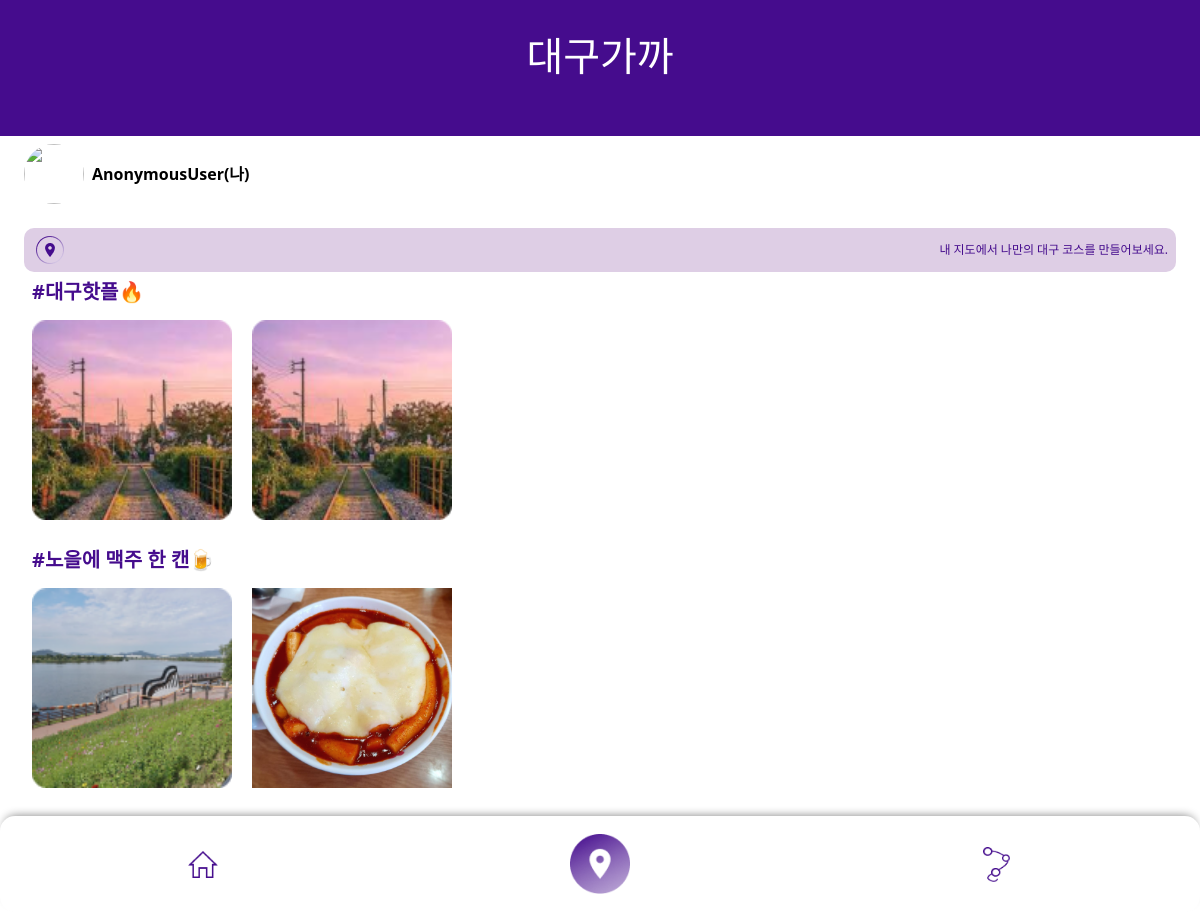
The app's page /, older data.
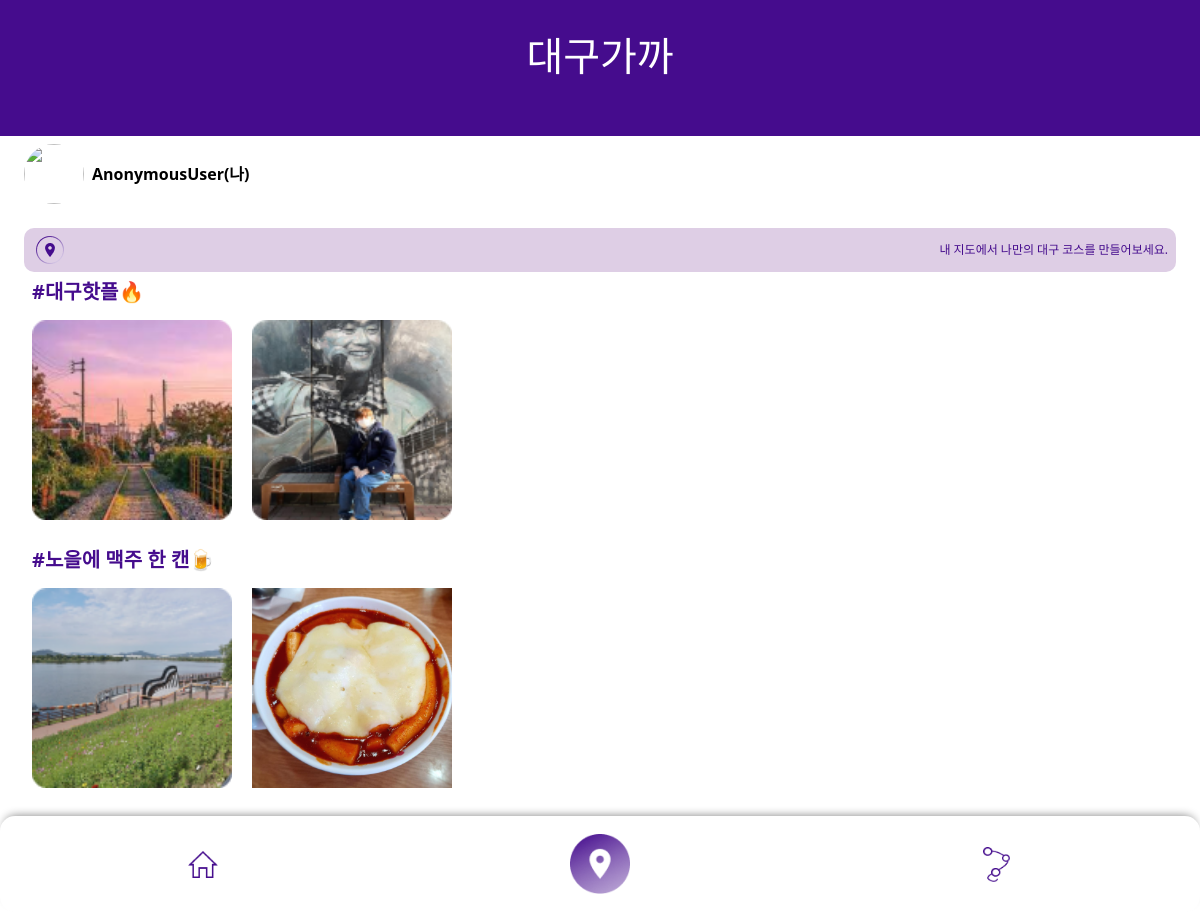
The same page, newer data.
### main/models.py (models this page shows, shortened)
class Place(models.Model):
    author=models.ForeignKey(User, on_delete=models.CASCADE, null=True)
    name=models.CharField(max_length=50)
    img=models.ImageField(null=True, blank=True)
    scrap_cnt=models.IntegerField(default=0)
    address=models.CharField(max_length=100)
    description=models.TextField(null=True, blank=True)
    category=models.CharField(max_length=20,null=True)
    hashtag=models.ForeignKey(HashRecommend, on_delete=models.CASCADE, null=True, blank=True)
    lat=models.FloatField()
    lng=models.FloatField()
    course=models.ForeignKey(Course, on_delete=models.CASCADE, null=True, blank=True, related_name="place")
    scrapper=models.ManyToManyField(User, blank=True, related_name="placescrap")

### main/views.py (the view)
# urls.py: path('', views.main, name="main"),
def main(request):
    hashs = HashRecommend.objects.all()
    return render(request, 'home.html', {'hashs':hashs})

### main/templates/home.html (shortened to what this page needs)
{% load static %}
<!DOCTYPE html>
<html lang="en">
<head>
    <link rel="stylesheet" href="{% static 'css/style.css' %}" />
    <link href="https://cdn.jsdelivr.net/npm/bootstrap@5.2.1/dist/css/bootstrap.min.css" rel="stylesheet">
</head>
<body>
    <div class="home-body">
        <div class="header-format" >
            <h1 class="header-text">대구가까</h1>
        </div>
        <div class="d-flex justify-content-start align-items-center px-4 pb-4">
            <img class="circle-img" style="height:60px;" src="{{ user.profile_img.url }}">
            <div class="writer"><p style="margin:0; font-weight:bold; color: black;">{{ user }}(나)</p></div>
        </div>
        <div class="home-indicator d-flex justify-content-between mx-4 p-2 align-items-center mb-2">
            <span class="ind-pic mx-1 mb-2"><img src="{% static 'img/home-ind.png' %}" alt=""></span>
            <span class="align-text-center" style="font-size: 12px; color: #450C8D">내 지도에서 나만의 대구 코스를 만들어보세요.</span>
        </div>
        {% for hash in hashs %}
        <section>
            <h1 class="content-text">{{ hash.hash }}</h1>
            <div style="padding:1.5rem;" class="py-2">
                <div class="content-list">
                    {% for place in hash.place_set.all %}
                        <a href="{% url 'detail' place.id %}"><span class="content-img-container"><img style="width:200px; height:200px;" class="content-img" src="{{ place.img.url }}"></span></a>
                    {% endfor %}
                </div>
            </div>
        </section>
        {% endfor %}
    </div>
    <div class="footer-list">
        <span class="footer-icon"><a href="{% url 'main' %}"><img style="width:30px; height:27px;" src="{% static 'img/active-home.png' %}"></a></span>
        <span class="footer-icon"><a href="{% url 'setcourse' %}"><img style="width:60px; height:60px;" src="{% static 'img/active-location.png' %}"></a></span>
        <span class="footer-icon"><a href="{% url 'otherscourse' %}"><img style="width:27px; height:35px;" src="{% static 'img/active-course.png' %}"></a></span>
    </div>
</body>
</html>

Row changes from the older to the newer data that the page shows:
changed Place (number 2 of 4 on the later page): img: a different picture
